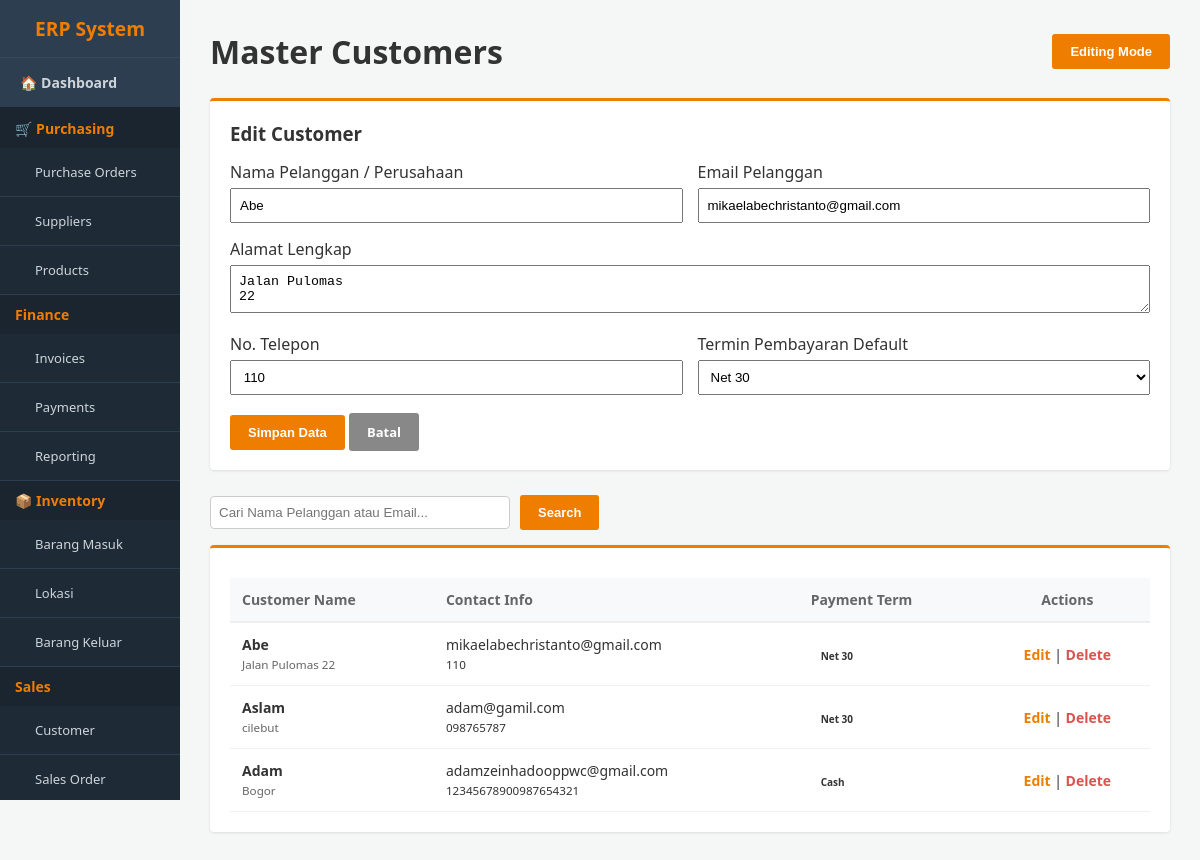
The app's page /customer.php?edit=3 with its own data.
### tables this page shows
CREATE TABLE `customer` (
  `id_customer` int(11) NOT NULL,
  `nama_pelanggan` varchar(100) NOT NULL,
  `alamat` text DEFAULT NULL,
  `email` varchar(50) DEFAULT NULL,
  `telepon` varchar(20) DEFAULT NULL,
  `term_pembayaran` varchar(50) DEFAULT 'Net 30',
  `created_at` timestamp NOT NULL DEFAULT current_timestamp()
);

### customer.php (the view, shortened to what this page needs)
<?php
include 'config.php';
$val = [
    'id_customer' => '', 'nama_pelanggan' => '', 'alamat' => '',
    'email' => '', 'telepon' => '', 'term_pembayaran' => 'Net 30'
];
if (isset($_GET['edit'])) {
    $id = $_GET['edit'];
    $res = mysqli_query($conn, "SELECT * FROM customer WHERE id_customer = $id");
    if ($res) {
        $val = mysqli_fetch_assoc($res);
    }
}
include 'header.php';
?>
<div class="header-bar">
    <h1>Master Customers</h1>
    <button onclick="toggleForm()" class="btn-orange">
        <?= isset($_GET['edit']) ? 'Editing Mode' : '+ Create New Customer' ?>
    </button>
</div>
<div id="form-customer" class="card" style="display: <?= isset($_GET['edit']) ? 'block' : 'none' ?>; margin-bottom: 25px;">
    <h3 style="margin-bottom: 15px;"><?= empty($val['id_customer']) ? 'Add New' : 'Edit' ?> Customer</h3>
    <form method="POST" action="customer.php">
        <div style="display: grid; grid-template-columns: 1fr 1fr; gap: 15px;">
            <div>
                <label>Nama Pelanggan / Perusahaan</label>
                <input type="text" name="nama_pelanggan" style="width:100%; padding:8px; margin-top:5px;" value="<?= $val['nama_pelanggan'] ?>" required>
            </div>
            <div>
                <label>Email Pelanggan</label>
                <input type="email" name="email" style="width:100%; padding:8px; margin-top:5px;" value="<?= $val['email'] ?>">
            </div>
            <div style="grid-column: span 2;">
                <label>Alamat Lengkap</label>
                <textarea name="alamat" style="width:100%; padding:8px; margin-top:5px;" rows="2"><?= $val['alamat'] ?></textarea>
            </div>
            <div>
                <label>No. Telepon</label>
                <input type="text" name="telepon" style="width:100%; padding:8px; margin-top:5px;" value="<?= $val['telepon'] ?>">
            </div>
            <div>
                <label>Termin Pembayaran Default</label>
                <select name="term_pembayaran" style="width:100%; padding:8px; margin-top:5px;">
                    <option value="Net 30" <?= $val['term_pembayaran'] == 'Net 30' ? 'selected' : '' ?>>Net 30</option>
                </select>
            </div>
        </div>
        <div style="margin-top: 20px;">
            <button type="submit" name="save_customer" class="btn-orange">Simpan Data</button>
            <a href="customer.php" class="btn-orange" style="background:#888; text-decoration:none;">Batal</a>
        </div>
    </form>
</div>
<div style="margin-bottom: 15px;">
    <form method="GET" action="customer.php" style="display:flex; gap:10px; align-items:center;">
        <input type="text" name="search" placeholder="Cari Nama Pelanggan atau Email..." style="padding: 8px; width: 300px; border: 1px solid #ccc; border-radius: 4px;" value="<?= isset($_GET['search']) ? htmlspecialchars($_GET['search']) : '' ?>">
        <button type="submit" class="btn-orange">Search</button>
    </form>
</div>
<div class="card">
    <table>
        <thead>
            <tr>
                <th>Customer Name</th>
                <th>Contact Info</th>
                <th>Payment Term</th>
                <th style="text-align:center">Actions</th>
            </tr>
        </thead>
        <tbody>
            <?php
            $search_query = "";
            $result = mysqli_query($conn, "SELECT * FROM customer $search_query ORDER BY id_customer DESC");
            if (mysqli_num_rows($result) > 0) {
                while($row = mysqli_fetch_assoc($result)) {
                    echo "<tr>
                        <td>
                            <strong>{$row['nama_pelanggan']}</strong><br>
                            <small style='color:#666'>{$row['alamat']}</small>
                        </td>
                        <td>
                            {$row['email']}<br>
                            <small>{$row['telepon']}</small>
                        </td>
                        <td><span class='badge bg-draft'>{$row['term_pembayaran']}</span></td>
                        <td style='text-align:center'>
                            <a href='customer.php?edit={$row['id_customer']}' style='color:#ef7d00; text-decoration:none; font-weight:bold;'>Edit</a> |
                            <a href='customer.php?delete={$row['id_customer']}' style='color:#d9534f; text-decoration:none; font-weight:bold;' onclick='return confirm(\"Yakin ingin menghapus customer ini?\")'>Delete</a>
                        </td>
                    </tr>";
                }
            } else {
                echo "<tr><td colspan='4' style='text-align:center; padding:20px;'>Belum ada data customer.</td></tr>";
            }
            ?>
        </tbody>
    </table>
</div>
<?php echo "</div></body></html>"; ?>

### header.php (style rules this page uses)
* { box-sizing: border-box; margin: 0; padding: 0; }
body { font-family: 'Segoe UI', Arial, sans-serif; background-color: #f4f7f6; color: #333; display: block; }
.header-bar { display: flex; justify-content: space-between; align-items: center; margin-bottom: 25px; }
.card { background: white; padding: 20px; border-radius: 4px; box-shadow: 0 1px 3px rgba(0,0,0,0.1); border-top: 3px solid #ef7d00; margin-bottom: 25px; }
table, .table-odoo { width: 100%; border-collapse: collapse; margin-top: 10px; font-size: 14px; }
table th, .table-odoo th { background-color: #f8f9fa; text-align: left; padding: 12px; border-bottom: 2px solid #eee; color: #666; }
table td, .table-odoo td { padding: 12px; border-bottom: 1px solid #f1f1f1; }
.btn-orange { background-color: #ef7d00; color: white; padding: 10px 18px; border: none; border-radius: 3px; cursor: pointer; text-decoration: none; font-size: 13px; font-weight: bold; }
.badge { padding: 4px 10px; border-radius: 20px; font-size: 10px; font-weight: bold; }

### records on screen
customer: nama_pelanggan "Abe", email "mikaelabechristanto@gmail.com", alamat "Jalan Pulomas 22", telepon "110", term_pembayaran "Net 30"
customer: nama_pelanggan "Aslam", alamat "cilebut", email "adam@gamil.com", telepon "098765787", term_pembayaran "Net 30"
customer: nama_pelanggan "Adam", alamat "Bogor", email "adamzeinhadooppwc@gmail.com", telepon "12345678900987654321", term_pembayaran "Cash"
